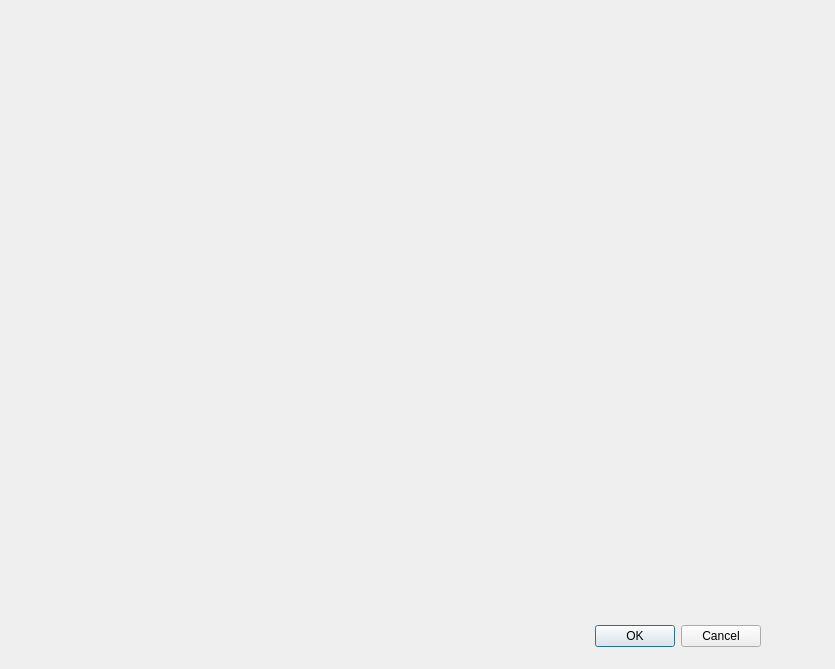
<?xml version="1.0" encoding="UTF-8"?>
<ui version="4.0">
 <class>AddqueDialog</class>
 <widget class="QDialog" name="AddqueDialog">
  <property name="geometry">
   <rect>
    <x>0</x>
    <y>0</y>
    <width>835</width>
    <height>669</height>
   </rect>
  </property>
  <property name="windowTitle">
   <string>Dialog111</string>
  </property>
  <widget class="QDialogButtonBox" name="buttonBox">
   <property name="geometry">
    <rect>
     <x>420</x>
     <y>620</y>
     <width>341</width>
     <height>32</height>
    </rect>
   </property>
   <property name="orientation">
    <enum>Qt::Horizontal</enum>
   </property>
   <property name="standardButtons">
    <set>QDialogButtonBox::Cancel|QDialogButtonBox::Ok</set>
   </property>
  </widget>
 </widget>
 <resources/>
 <connections>
  <connection>
   <sender>buttonBox</sender>
   <signal>accepted()</signal>
   <receiver>AddqueDialog</receiver>
   <slot>accept()</slot>
   <hints>
    <hint type="sourcelabel">
     <x>248</x>
     <y>254</y>
    </hint>
    <hint type="destinationlabel">
     <x>157</x>
     <y>274</y>
    </hint>
   </hints>
  </connection>
  <connection>
   <sender>buttonBox</sender>
   <signal>rejected()</signal>
   <receiver>AddqueDialog</receiver>
   <slot>reject()</slot>
   <hints>
    <hint type="sourcelabel">
     <x>316</x>
     <y>260</y>
    </hint>
    <hint type="destinationlabel">
     <x>286</x>
     <y>274</y>
    </hint>
   </hints>
  </connection>
 </connections>
</ui>
